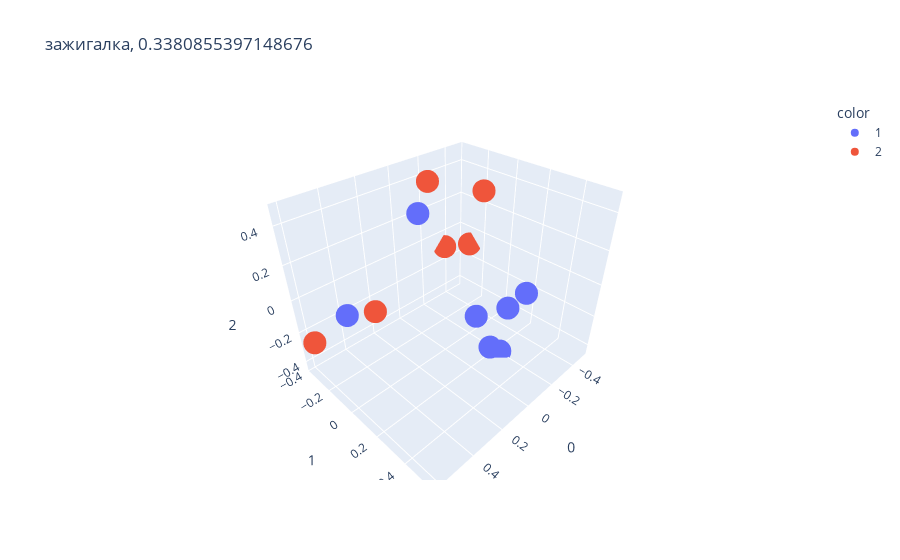
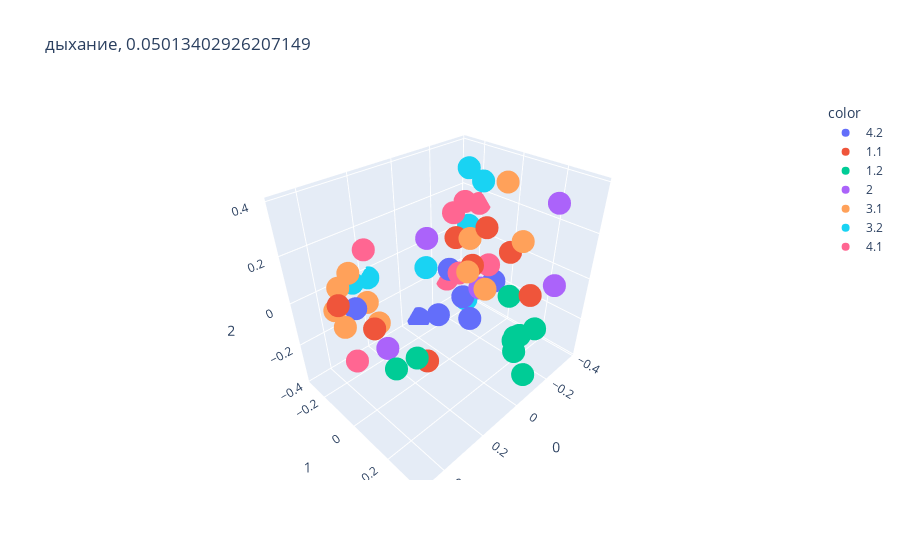
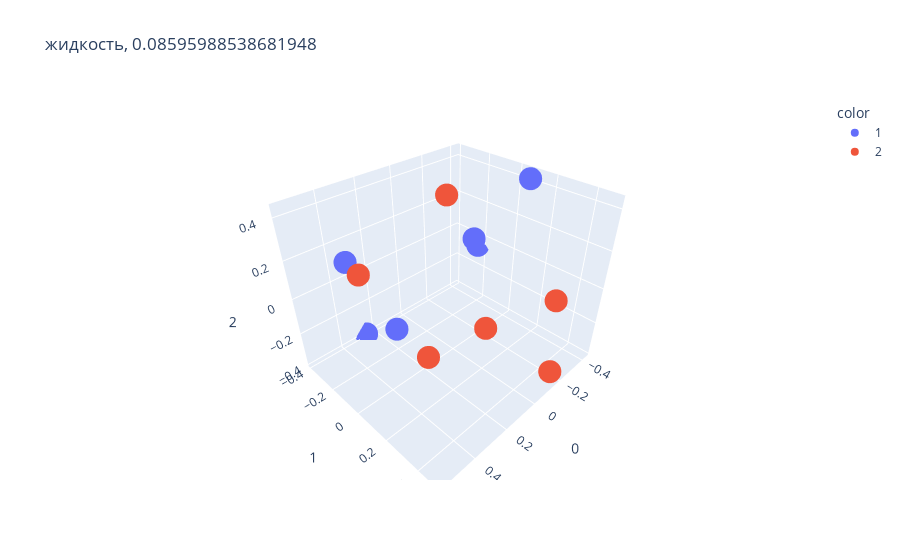
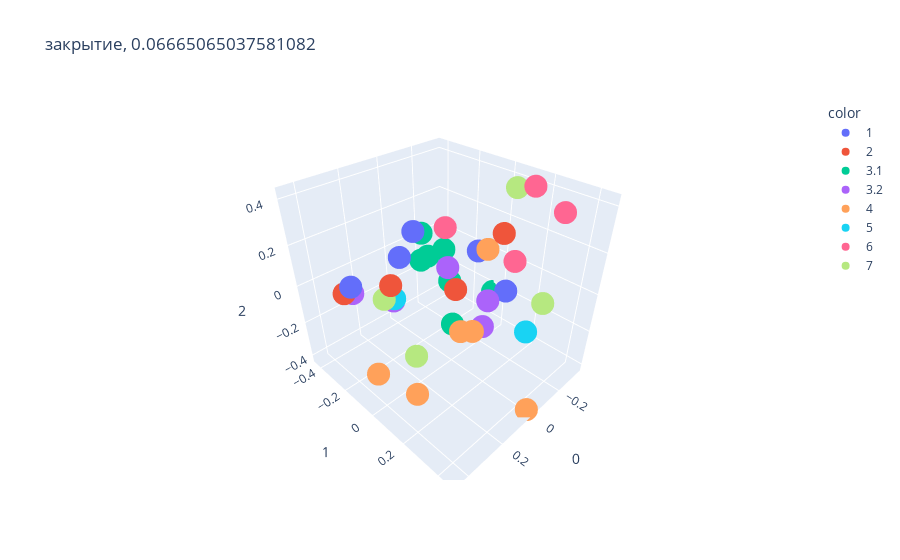

The cell these charts' notebook holds for them, in order:
### Code cell
words_info_ac, total_ac, ari_sum_ac = clustering(train_df, AgglomerativeClustering)

### Figure 1 — Plotly figure (JSON) as saved in the notebook; plotly's stock layout.template omitted (floating-point values rounded to 4 significant figures)
{"data": [{"hovertemplate": "color=1<br>0=%{x}<br>1=%{y}<br>2=%{z}<extra></extra>", "legendgroup": "1", "marker": {"color": "#636efa", "symbol": "circle"}, "mode": "markers", "name": "1", "scene": "scene", "showlegend": true, "type": "scatter3d", "x": [0.5595, 0.1917, 0.05393, 0.0889, -0.09502, -0.1816, -0.257], "y": [-0.03919, 0.384, -0.128, 0.5537, 0.2424, 0.2446, 0.2185], "z": [0.06967, 0.09694, 0.3537, 0.251, -0.3553, -0.4394, -0.1926]}, {"hovertemplate": "color=2<br>0=%{x}<br>1=%{y}<br>2=%{z}<extra></extra>", "legendgroup": "2", "marker": {"color": "#EF553B", "symbol": "circle"}, "mode": "markers", "name": "2", "scene": "scene", "showlegend": true, "type": "scatter3d", "x": [0.6052, 0.2549, -0.04934, -0.3591, -0.4975, -0.3145], "y": [-0.3268, -0.2807, -0.1673, -0.3719, -0.2924, -0.03705], "z": [-0.2416, -0.2096, 0.4732, -0.09293, -0.0977, 0.3846]}], "layout": {"legend": {"title": {"text": "color"}, "tracegroupgap": 0}, "scene": {"domain": {"x": [0, 1], "y": [0, 1]}, "xaxis": {"title": {"text": "0"}}, "yaxis": {"title": {"text": "1"}}, "zaxis": {"title": {"text": "2"}}}, "title": {"text": "зажигалка, 0.3380855397148676"}}}

### Figure 2 — Plotly figure (JSON) as saved in the notebook; plotly's stock layout.template omitted (floating-point values rounded to 4 significant figures)
{"data": [{"hovertemplate": "color=4.2<br>0=%{x}<br>1=%{y}<br>2=%{z}<extra></extra>", "legendgroup": "4.2", "marker": {"color": "#636efa", "symbol": "circle"}, "mode": "markers", "name": "4.2", "scene": "scene", "showlegend": true, "type": "scatter3d", "x": [0.3804, -0.1537, -0.008281, -0.07464, -0.1679, -0.1643, -0.3428], "y": [-0.08502, -0.1565, -0.07753, -0.2842, -0.08577, -0.0367, -0.0547], "z": [0.03452, -0.07798, -0.205, -0.3812, -0.1972, -0.2908, -0.182]}, {"hovertemplate": "color=1.1<br>0=%{x}<br>1=%{y}<br>2=%{z}<extra></extra>", "legendgroup": "1.1", "marker": {"color": "#EF553B", "symbol": "circle"}, "mode": "markers", "name": "1.1", "scene": "scene", "showlegend": true, "type": "scatter3d", "x": [0.4762, 0.248, 0.4145, -0.1318, -0.1617, -0.07293, -0.3112, -0.1506], "y": [-0.02726, 0.1307, 0.06831, -0.09857, 0.2621, 0.1071, 0.046, -0.02146], "z": [0.1302, -0.1569, 0.05513, 0.1095, -0.008985, 0.2514, 0.02617, 0.003862]}, {"hovertemplate": "color=1.2<br>0=%{x}<br>1=%{y}<br>2=%{z}<extra></extra>", "legendgroup": "1.2", "marker": {"color": "#00cc96", "symbol": "circle"}, "mode": "markers", "name": "1.2", "scene": "scene", "showlegend": true, "type": "scatter3d", "x": [0.3732, 0.3952, -0.05602, -0.1139, -0.04532, -0.1831, 0.02222, -0.02465, -0.1422], "y": [0.2224, 0.1398, 0.3046, 0.2464, 0.3481, 0.2886, 0.3403, 0.3011, 0.181], "z": [0.003818, -0.08654, -0.1155, -0.1959, -0.2808, -0.1692, -0.1218, -0.1244, -0.0442]}, {"hovertemplate": "color=2<br>0=%{x}<br>1=%{y}<br>2=%{z}<extra></extra>", "legendgroup": "2", "marker": {"color": "#ab63fa", "symbol": "circle"}, "mode": "markers", "name": "2", "scene": "scene", "showlegend": true, "type": "scatter3d", "x": [0.1892, 0.3389, -0.1927, -0.1153, -0.1694], "y": [0.07925, 0.02303, 0.3383, 0.05352, 0.3208], "z": [0.2998, -0.1071, 0.05831, -0.05486, 0.382]}, {"hovertemplate": "color=3.1<br>0=%{x}<br>1=%{y}<br>2=%{z}<extra></extra>", "legendgroup": "3.1", "marker": {"color": "#FFA15A", "symbol": "circle"}, "mode": "markers", "name": "3.1", "scene": "scene", "showlegend": true, "type": "scatter3d", "x": [0.4068, 0.453, 0.3609, 0.4806, 0.3239, 0.2508, -0.1773, -0.2451, -0.1354, 0.06234, -0.02836], "y": [-0.1371, -0.09736, -0.1349, 0.003334, -0.0954, -0.1417, 0.1043, 0.1478, -0.02599, 0.1443, 0.151], "z": [0.1087, 0.05874, 0.1485, 0.0621, 0.02631, -0.1371, 0.3893, 0.1437, 0.1325, 0.1453, 0.03098]}, {"hovertemplate": "color=3.2<br>0=%{x}<br>1=%{y}<br>2=%{z}<extra></extra>", "legendgroup": "3.2", "marker": {"color": "#19d3f3", "symbol": "circle"}, "mode": "markers", "name": "3.2", "scene": "scene", "showlegend": true, "type": "scatter3d", "x": [0.1782, 0.2602, -0.1206, -0.3063, -0.2966, -0.3291, -0.2567], "y": [-0.2943, -0.2818, -0.2719, -0.1155, -0.1802, -0.216, -0.1464], "z": [-0.03106, -0.01192, -0.1063, 0.2941, 0.07526, 0.317, -0.2875]}, {"hovertemplate": "color=4.1<br>0=%{x}<br>1=%{y}<br>2=%{z}<extra></extra>", "legendgroup": "4.1", "marker": {"color": "#FF6692", "symbol": "circle"}, "mode": "markers", "name": "4.1", "scene": "scene", "showlegend": true, "type": "scatter3d", "x": [0.2679, 0.3976, -0.2727, -0.2564, -0.1048, -0.3146, -0.2752, -0.3785], "y": [-0.1661, -0.09692, -0.29, -0.2336, -0.05199, -0.06925, -0.1851, -0.193], "z": [0.1896, -0.2106, -0.2496, 0.1308, -0.02684, -0.08766, 0.193, 0.1482]}], "layout": {"legend": {"title": {"text": "color"}, "tracegroupgap": 0}, "scene": {"domain": {"x": [0, 1], "y": [0, 1]}, "xaxis": {"title": {"text": "0"}}, "yaxis": {"title": {"text": "1"}}, "zaxis": {"title": {"text": "2"}}}, "title": {"text": "дыхание, 0.05013402926207149"}}}

### Figure 3 — Plotly figure (JSON) as saved in the notebook; plotly's stock layout.template omitted (floating-point values rounded to 4 significant figures)
{"data": [{"hovertemplate": "color=1<br>0=%{x}<br>1=%{y}<br>2=%{z}<extra></extra>", "legendgroup": "1", "marker": {"color": "#636efa", "symbol": "circle"}, "mode": "markers", "name": "1", "scene": "scene", "showlegend": true, "type": "scatter3d", "x": [0.4459, 0.169, 0.2633, -0.3459, -0.424, -0.3849], "y": [-0.1789, -0.2443, -0.3894, -0.1896, -0.2296, 0.1021], "z": [0.2327, -0.3233, -0.386, 0.02814, -0.05895, 0.4331]}, {"hovertemplate": "color=2<br>0=%{x}<br>1=%{y}<br>2=%{z}<extra></extra>", "legendgroup": "2", "marker": {"color": "#EF553B", "symbol": "circle"}, "mode": "markers", "name": "2", "scene": "scene", "showlegend": true, "type": "scatter3d", "x": [0.5701, 0.428, -0.06289, -0.2762, -0.2439, -0.1384], "y": [0.1106, 0.2898, 0.1565, -0.3252, 0.406, 0.492], "z": [0.3642, 0.01109, -0.2174, 0.2567, -0.01587, -0.3244]}], "layout": {"legend": {"title": {"text": "color"}, "tracegroupgap": 0}, "scene": {"domain": {"x": [0, 1], "y": [0, 1]}, "xaxis": {"title": {"text": "0"}}, "yaxis": {"title": {"text": "1"}}, "zaxis": {"title": {"text": "2"}}}, "title": {"text": "жидкость, 0.08595988538681948"}}}

### Figure 4 — Plotly figure (JSON) as saved in the notebook; plotly's stock layout.template omitted (floating-point values rounded to 4 significant figures)
{"data": [{"hovertemplate": "color=1<br>0=%{x}<br>1=%{y}<br>2=%{z}<extra></extra>", "legendgroup": "1", "marker": {"color": "#636efa", "symbol": "circle"}, "mode": "markers", "name": "1", "scene": "scene", "showlegend": true, "type": "scatter3d", "x": [0.157, 0.4349, -0.2499, -0.2963, -0.1371], "y": [-0.1551, -0.1022, 0.1005, -0.1156, -0.4075], "z": [0.1381, 0.1519, -0.1079, -0.002496, 0.05313]}, {"hovertemplate": "color=2<br>0=%{x}<br>1=%{y}<br>2=%{z}<extra></extra>", "legendgroup": "2", "marker": {"color": "#EF553B", "symbol": "circle"}, "mode": "markers", "name": "2", "scene": "scene", "showlegend": true, "type": "scatter3d", "x": [0.4527, 0.3548, 0.0513, -0.1258], "y": [-0.1256, 0.03528, 0.0672, 0.158], "z": [0.1191, 0.187, 0.0345, 0.261]}, {"hovertemplate": "color=3.1<br>0=%{x}<br>1=%{y}<br>2=%{z}<extra></extra>", "legendgroup": "3.1", "marker": {"color": "#00cc96", "symbol": "circle"}, "mode": "markers", "name": "3.1", "scene": "scene", "showlegend": true, "type": "scatter3d", "x": [-0.1256, -0.213, -0.1779, -0.1356, -0.2332, -0.2559, -0.352], "y": [-0.3426, -0.4329, -0.3481, -0.1287, -0.2884, -0.2683, -0.05516], "z": [-0.07893, 0.005192, -0.08001, -0.3716, -0.03876, -0.2314, -0.2395]}, {"hovertemplate": "color=3.2<br>0=%{x}<br>1=%{y}<br>2=%{z}<extra></extra>", "legendgroup": "3.2", "marker": {"color": "#ab63fa", "symbol": "circle"}, "mode": "markers", "name": "3.2", "scene": "scene", "showlegend": true, "type": "scatter3d", "x": [0.3888, 0.0543, 0.2362, -0.0907, -0.05415], "y": [-0.1715, 0.02433, -0.1116, 0.1041, 0.1548], "z": [0.06413, 0.1234, -0.02096, -0.2246, -0.03259]}, {"hovertemplate": "color=4<br>0=%{x}<br>1=%{y}<br>2=%{z}<extra></extra>", "legendgroup": "4", "marker": {"color": "#FFA15A", "symbol": "circle"}, "mode": "markers", "name": "4", "scene": "scene", "showlegend": true, "type": "scatter3d", "x": [0.4039, 0.4429, 0.02664, 0.03419, 0.01057, -0.1384], "y": [0.212, 0.02479, 0.07784, 0.153, 0.4525, 0.07066], "z": [-0.202, -0.2018, -0.2001, -0.1494, -0.4167, 0.1479]}, {"hovertemplate": "color=5<br>0=%{x}<br>1=%{y}<br>2=%{z}<extra></extra>", "legendgroup": "5", "marker": {"color": "#19d3f3", "symbol": "circle"}, "mode": "markers", "name": "5", "scene": "scene", "showlegend": true, "type": "scatter3d", "x": [0.3111, -0.1878], "y": [-0.005648, 0.2739], "z": [0.08472, -0.213]}, {"hovertemplate": "color=6<br>0=%{x}<br>1=%{y}<br>2=%{z}<extra></extra>", "legendgroup": "6", "marker": {"color": "#FF6692", "symbol": "circle"}, "mode": "markers", "name": "6", "scene": "scene", "showlegend": true, "type": "scatter3d", "x": [0.01835, -0.2739, -0.3191, -0.2132], "y": [-0.02613, 0.1804, 0.3004, 0.1612], "z": [0.2719, 0.4202, 0.3335, 0.09544]}, {"hovertemplate": "color=7<br>0=%{x}<br>1=%{y}<br>2=%{z}<extra></extra>", "legendgroup": "7", "marker": {"color": "#B6E880", "symbol": "circle"}, "mode": "markers", "name": "7", "scene": "scene", "showlegend": true, "type": "scatter3d", "x": [0.3835, 0.284, -0.2635, -0.2021], "y": [0.02812, 0.07458, 0.1018, 0.3295], "z": [0.1371, -0.1782, 0.3945, -0.03255]}], "layout": {"legend": {"title": {"text": "color"}, "tracegroupgap": 0}, "scene": {"domain": {"x": [0, 1], "y": [0, 1]}, "xaxis": {"title": {"text": "0"}}, "yaxis": {"title": {"text": "1"}}, "zaxis": {"title": {"text": "2"}}}, "title": {"text": "закрытие, 0.06665065037581082"}}}
